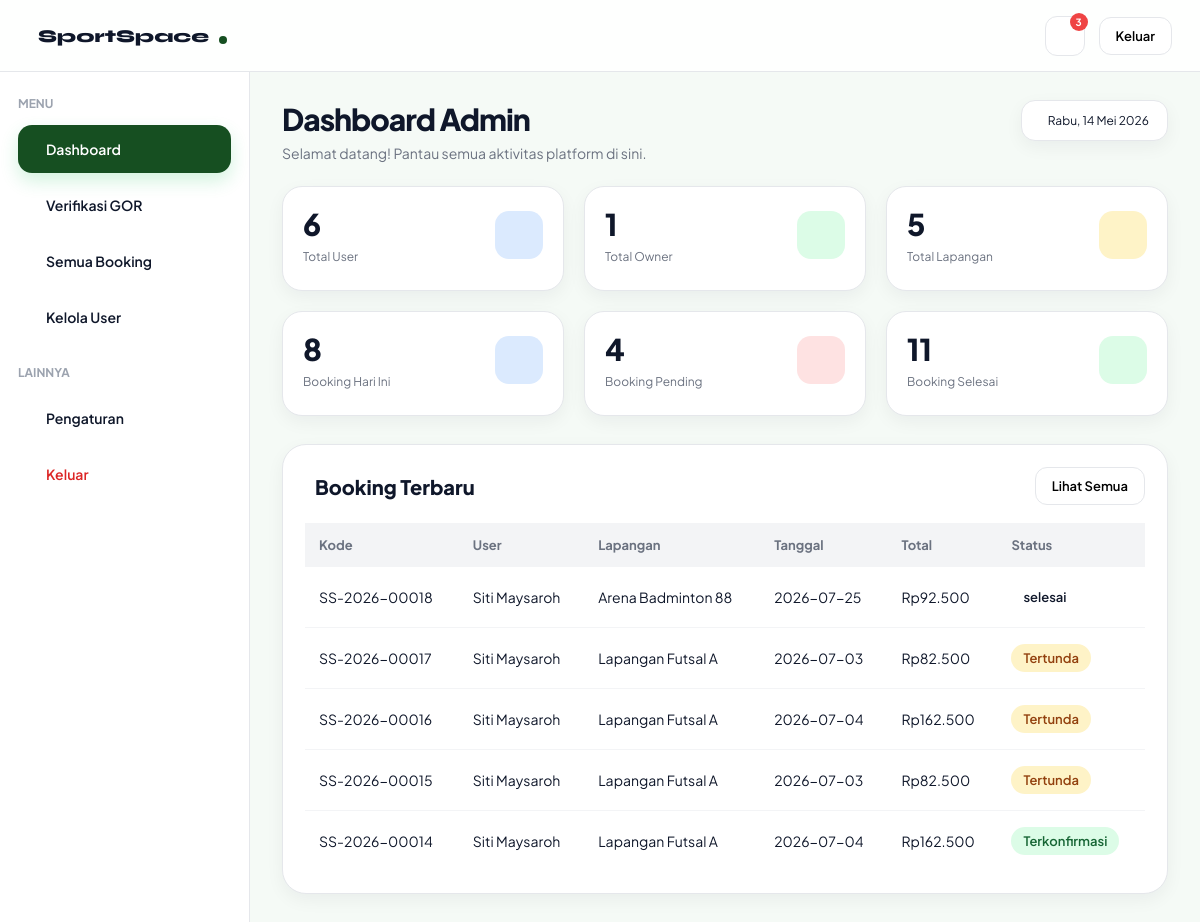
/dashboard-admin.php, run on an earlier commit of the app's database.
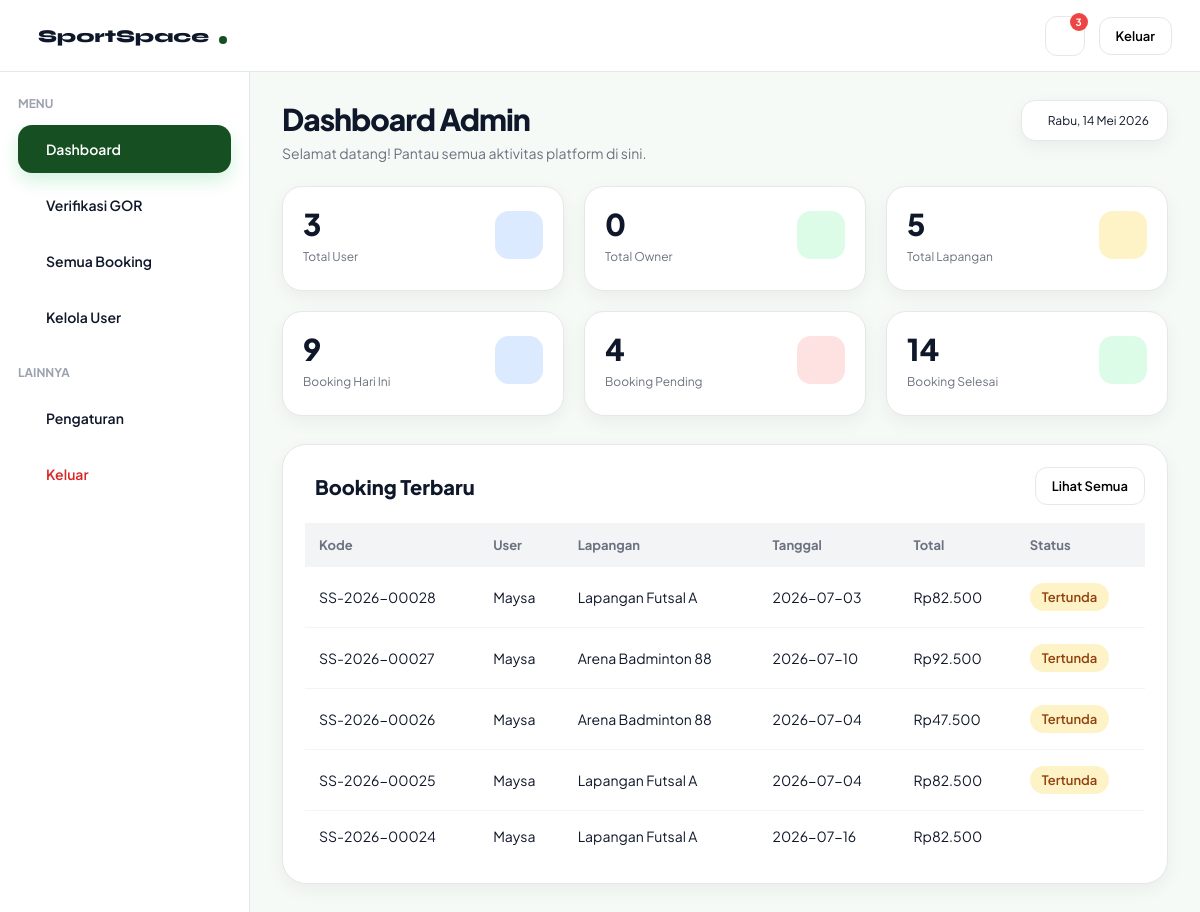
And on a later commit of the database.
### tables this page shows
CREATE TABLE `booking` (
  `booking_id` int(11) NOT NULL,
  `user_id` int(11) NOT NULL,
  `field_id` int(11) NOT NULL,
  `tanggal` date NOT NULL,
  `jam_mulai` time NOT NULL,
  `jam_selesai` time NOT NULL,
  `status` enum('tertunda','menunggu konfirmasi','terkonfirmasi','dibatalkan','selesai') NOT NULL DEFAULT 'tertunda',
  `created_at` timestamp NOT NULL DEFAULT current_timestamp(),
  `booking_code` varchar(20) DEFAULT NULL,
  `metode_pembayaran` varchar(30) DEFAULT NULL,
  `bank` varchar(30) DEFAULT NULL,
  `total` decimal(12,2) NOT NULL
);

CREATE TABLE `users` (
  `user_id` int(11) NOT NULL,
  `nama` varchar(50) NOT NULL,
  `email` varchar(100) NOT NULL,
  `password` varchar(255) NOT NULL,
  `role` enum('user','admin') NOT NULL DEFAULT 'user',
  `created_at` timestamp NOT NULL DEFAULT current_timestamp()
);

CREATE TABLE `fields` (
  `field_id` int(11) NOT NULL,
  `owner_id` int(11) DEFAULT NULL,
  `nama_lapangan` varchar(100) NOT NULL,
  `jenis` varchar(50) NOT NULL,
  `harga` decimal(10,2) NOT NULL,
  `status` enum('tersedia','penuh') NOT NULL DEFAULT 'tersedia',
  `lokasi` varchar(255) DEFAULT NULL,
  `gambar` varchar(255) DEFAULT NULL,
  `deskripsi` text DEFAULT NULL,
  `owner_name` varchar(100) DEFAULT NULL,
  `owner_phone` varchar(20) DEFAULT NULL,
  `owner_address` varchar(255) DEFAULT NULL,
  `jam_operasional` varchar(50) DEFAULT NULL,
  `kapasitas` int(11) DEFAULT NULL,
  `jenis_lantai` varchar(50) DEFAULT NULL,
  `fasilitas` text DEFAULT NULL,
  `maps_link` text DEFAULT NULL,
  `google_maps_url` text DEFAULT NULL,
  `verifikasi` enum('pending','diterima','ditolak') NOT NULL DEFAULT 'pending',
  `durasi_slot` int(11) NOT NULL DEFAULT 1,
  `hari_libur` text DEFAULT NULL,
  `aktif` enum('aktif','nonaktif') NOT NULL
);

CREATE TABLE `payment` (
  `payment_id` int(11) NOT NULL,
  `booking_id` int(11) NOT NULL,
  `metode` enum('transfer','ewallet','cash') NOT NULL,
  `total` decimal(10,2) NOT NULL,
  `status` enum('tertunda','diverifikasi','ditolak') NOT NULL DEFAULT 'tertunda',
  `tanggal_bayar` timestamp NOT NULL DEFAULT current_timestamp(),
  `bank` varchar(30) DEFAULT NULL
);

### get-admin-dashboard.php (called while the page is built, shortened)
<?php
include "config.php";
$result = mysqli_query($conn, "
SELECT COUNT(*) AS total
FROM users
");
$totalUser = mysqli_fetch_assoc($result)['total'];
$result = mysqli_query($conn,"
SELECT COUNT(*) AS total
FROM users
WHERE role='owner'
");
$totalOwner = mysqli_fetch_assoc($result)['total'];
$result = mysqli_query($conn,"
SELECT COUNT(*) AS total
FROM booking
WHERE tanggal = CURDATE()
");
$totalBookingHariIni = mysqli_fetch_assoc($result)['total'];
$result = mysqli_query($conn,"
SELECT COUNT(*) AS total
FROM booking
WHERE status='terkonfirmasi'
");
$totalBookingSelesai = mysqli_fetch_assoc($result)['total'];

### get-booking-terbaru.php (called while the page is built)
<?php
include "config.php";
$queryBookingTerbaru = mysqli_query(
    $conn,
    "
    SELECT
        booking.booking_code,
        users.nama,
        fields.nama_lapangan,
        booking.tanggal,
        payment.total,
        booking.status
    FROM booking
    JOIN users
    ON booking.user_id = users.user_id
    JOIN fields
    ON booking.field_id = fields.field_id
    LEFT JOIN payment
    ON booking.booking_id = payment.booking_id
    ORDER BY booking.booking_id DESC
    LIMIT 5
    "
);

### dashboard-admin.php (the view, shortened to what the changed rows need)
<?php
include "get-admin-dashboard.php";
include "get-booking-terbaru.php";
?>
<!DOCTYPE html>
<html lang="id">
<head>
  <link rel="stylesheet" href="admin.css">
  <link rel="stylesheet" href="https://cdn.jsdelivr.net/npm/@tabler/icons-webfont@3.31.0/dist/tabler-icons.min.css">
</head>
<body>
 <div class="dashboard-layout">
   <main class="dashboard-content">
     <section id="section-dashboard">
      <div class="top-header">
        <div>
          <h1 class="page-title"> Dashboard Admin </h1>
        </div>
      </div>
<div class="stats-grid">
    <div class="stat-card">
        <div class="stat-top">
            <div>
                <div class="stat-value"><?= $totalUser ?></div>
                <div class="stat-label">Total User</div>
            </div>
        </div>
    </div>
    <div class="stat-card">
        <div class="stat-top">
            <div>
                <div class="stat-value"><?= $totalOwner ?></div>
                <div class="stat-label">Total Owner</div>
            </div>
        </div>
    </div>
    <div class="stat-card">
        <div class="stat-top">
            <div>
                <div class="stat-value"><?= $totalBookingHariIni ?></div>
                <div class="stat-label">Booking Hari Ini</div>
            </div>
        </div>
    </div>
    <div class="stat-card">
        <div class="stat-top">
            <div>
                <div class="stat-value"><?= $totalBookingSelesai ?></div>
                <div class="stat-label">Booking Selesai</div>
            </div>
        </div>
    </div>
</div>
       <div class="card">
        <div class="table-wrapper">
          <table class="table">
            <thead>
              <tr>
                <th>Kode</th>
                <th>User</th>
                <th>Lapangan</th>
                <th>Tanggal</th>
                <th>Total</th>
                <th>Status</th>
              </tr>
            </thead>
            <tbody>
              <?php while($row = mysqli_fetch_assoc($queryBookingTerbaru)) : ?>
                <tr>
                  <td><?= $row['booking_code']; ?></td>
                  <td><?= $row['nama']; ?></td>
                  <td><?= $row['nama_lapangan']; ?></td>
                  <td><?= $row['tanggal']; ?></td>
                  <td>Rp<?= number_format($row['total'], 0, ",", ".") ?></td>
                  <td>
                    <?php
                    $status = strtolower($row['status']);
                    if($status == "terkonfirmasi"){
                      echo '<span class="status-badge success">Terkonfirmasi</span>';
                    }
                    elseif($status == "tertunda"){
                      echo '<span class="status-badge warning">Tertunda</span>';
                    }
                    elseif($status == "dibatalkan"){
                      echo '<span class="status-badge danger">Dibatalkan</span>';
                    }
                    else{
                      echo '<span class="status-badge">'.$row['status'].'</span>';
                    }
                    ?>
                  </td>
                </tr>
              <?php endwhile; ?>
            </tbody>
          </table>
        </div>
      </div>
    </section>
      </main>
    </div>
    </body>
    </html>

What changed in the data, as far as the page shows it:
no longer on this page (row edited): booking: booking_code "SS-2026-00018", user.nama "Siti Maysaroh", field.nama_lapangan "Arena Badminton 88", tanggal "2026-07-25", payment.total "92.500", status "selesai"
no longer on this page (row edited): booking: booking_code "SS-2026-00017", user.nama "Siti Maysaroh", field.nama_lapangan "Lapangan Futsal A", tanggal "2026-07-03", payment.total "82.500", status "Tertunda"
no longer on this page (row edited): booking: booking_code "SS-2026-00016", user.nama "Siti Maysaroh", field.nama_lapangan "Lapangan Futsal A", tanggal "2026-07-04", payment.total "162.500", status "Tertunda"
no longer on this page (row edited): booking: booking_code "SS-2026-00015", user.nama "Siti Maysaroh", field.nama_lapangan "Lapangan Futsal A", tanggal "2026-07-03", payment.total "82.500", status "Tertunda"
no longer on this page (row edited): booking: booking_code "SS-2026-00014", user.nama "Siti Maysaroh", field.nama_lapangan "Lapangan Futsal A", tanggal "2026-07-04", payment.total "162.500", status "Terkonfirmasi"
added booking: booking_code "SS-2026-00028", user.nama "Maysa", field.nama_lapangan "Lapangan Futsal A", tanggal "2026-07-03", payment.total "82.500", status "Tertunda"
added booking: booking_code "SS-2026-00027", user.nama "Maysa", field.nama_lapangan "Arena Badminton 88", tanggal "2026-07-10", payment.total "92.500", status "Tertunda"
added booking: booking_code "SS-2026-00026", user.nama "Maysa", field.nama_lapangan "Arena Badminton 88", tanggal "2026-07-04", payment.total "47.500", status "Tertunda"
added booking: booking_code "SS-2026-00025", user.nama "Maysa", field.nama_lapangan "Lapangan Futsal A", tanggal "2026-07-04", payment.total "82.500", status "Tertunda"
added booking: booking_code "SS-2026-00024", user.nama "Maysa", field.nama_lapangan "Lapangan Futsal A", tanggal "2026-07-16", payment.total "82.500"
Also different on the page:
$totalUser: "6" → "3"
$totalOwner: "1" → "0"
$totalBookingHariIni: "8" → "9"
$totalBookingSelesai: "11" → "14"
